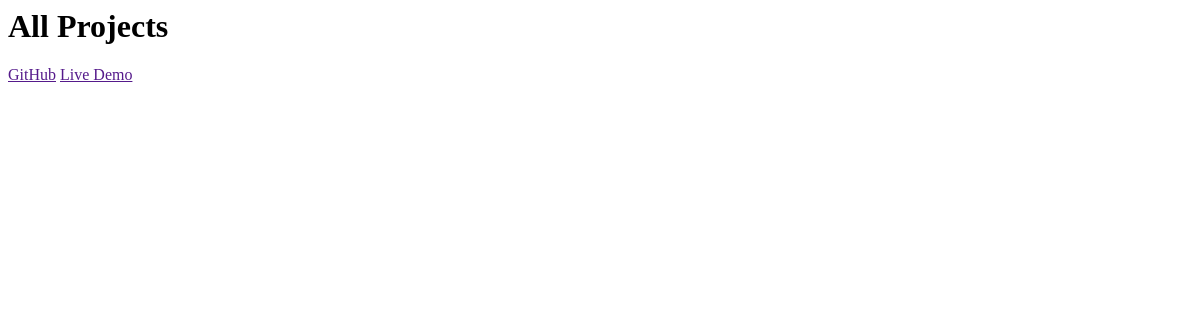
The page /projects/ on the database as committed earlier.
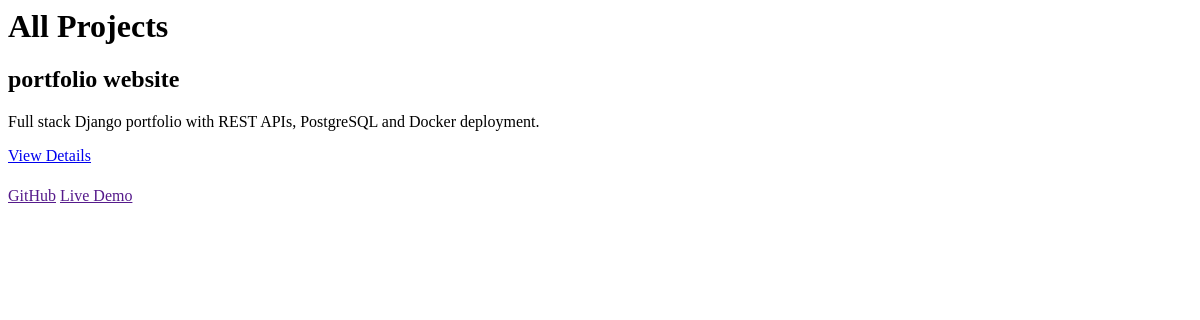
The same page on the database as committed later.
### main/models.py (models this page shows, shortened)
class Project(models.Model):
    title = models.CharField(max_length=200)
    slug = models.SlugField(unique=True, blank=True)
    description = models.TextField()
    tech_stack = models.CharField(max_length=200)
    github_link = models.URLField(blank=True)
    live_link = models.URLField(blank=True)
    created_date = models.DateTimeField(auto_now_add=True)

### main/views.py (the view)
# urls.py: path('projects/', views.projects_list, name='projects_list'),
def projects_list(request):
    projects = Project.objects.all().order_by('-created_date')
    return render(request, 'projects_list.html', {'projects': projects})

### main/templates/projects_list.html (shortened to what this page needs)
<h1>All Projects</h1>
{% for project in projects %}
    <div>
        <h2>{{ project.title }}</h2>
        <p>{{ project.description }}</p>
        <a href="{% url 'project_detail' project.slug %}">View Details</a>
    </div>
{% endfor %}
<a href="{{ project.github_link }}">GitHub</a>
<a href="{{ project.live_link }}">Live Demo</a>

Rows that differ between the two databases and show on the page:
added Project: title "portfolio website", description "Full stack Django portfolio with REST APIs, PostgreSQL and Docker deployment."
